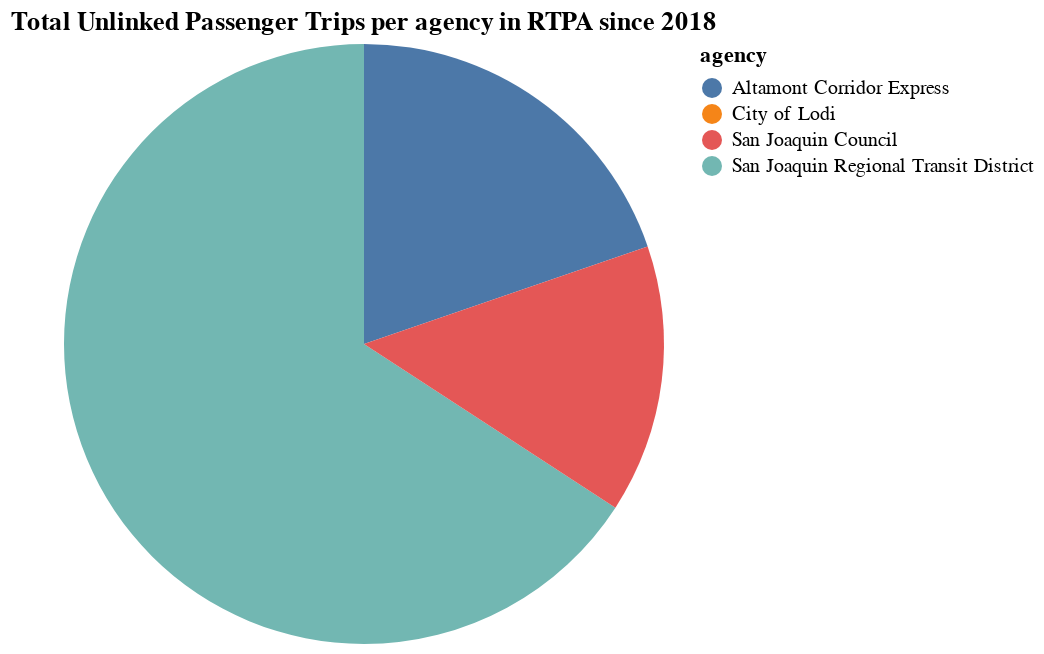

Write notebook code for a chart like this one.
### Code cell
make_pie_chart(agency_agg_yr, col = "total_upt", color_col="agency")

### Figure 1 — Vega-Lite specification as saved in the notebook (floating-point values rounded to 4 significant figures)
{"config": {"view": {"continuousWidth": 300, "continuousHeight": 300}}, "data": {"name": "data-5dcda61f689d85f89b385d57d27feaea"}, "mark": {"type": "arc", "radius": 150}, "encoding": {"color": {"field": "agency", "type": "nominal"}, "theta": {"field": "total_upt", "type": "quantitative"}, "tooltip": [{"field": "agency", "type": "nominal"}, {"field": "total_upt", "type": "quantitative"}, {"field": "pct_of_total_upt", "type": "quantitative"}]}, "title": "Total Unlinked Passenger Trips per agency in RTPA since 2018", "$schema": "https://vega.github.io/schema/vega-lite/v5.17.0.json", "datasets": {"data-5dcda61f689d85f89b385d57d27feaea": [{"agency": "San Joaquin Regional Transit District", "total_upt": 17605808, "pct_of_total_upt": 65.82}, {"agency": "Altamont Corridor Express", "total_upt": 5276728, "pct_of_total_upt": 19.73}, {"agency": "San Joaquin Council", "total_upt": 3866938, "pct_of_total_upt": 14.46}, {"agency": "City of Lodi", "total_upt": 0, "pct_of_total_upt": 0.0}]}}
